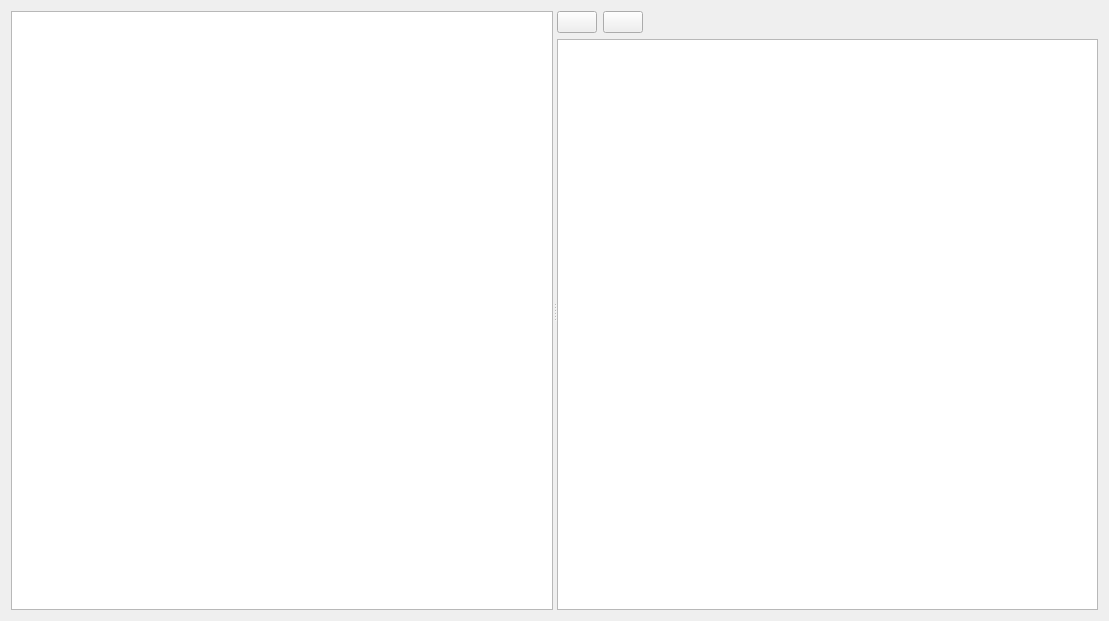
<?xml version="1.0" encoding="UTF-8"?>
<ui version="4.0">
 <class>UiBrowseNode</class>
 <widget class="QWidget" name="UiBrowseNode">
  <property name="geometry">
   <rect>
    <x>0</x>
    <y>0</y>
    <width>1109</width>
    <height>621</height>
   </rect>
  </property>
  <property name="windowTitle">
   <string>Form</string>
  </property>
  <layout class="QVBoxLayout" name="verticalLayout">
   <item>
    <layout class="QHBoxLayout" name="horizontalLayout">
     <item>
      <widget class="QSplitter" name="splitter">
       <property name="orientation">
        <enum>Qt::Orientation::Horizontal</enum>
       </property>
       <widget class="QTreeView" name="treeView_browseNode"/>
       <widget class="QWidget" name="verticalLayoutWidget">
        <layout class="QGridLayout" name="gridLayout">
         <item row="1" column="0" colspan="3">
          <widget class="QTreeView" name="treeView_attributes"/>
         </item>
         <item row="0" column="2">
          <spacer name="horizontalSpacer">
           <property name="orientation">
            <enum>Qt::Orientation::Horizontal</enum>
           </property>
           <property name="sizeHint" stdset="0">
            <size>
             <width>40</width>
             <height>20</height>
            </size>
           </property>
          </spacer>
         </item>
         <item row="0" column="0">
          <widget class="QPushButton" name="pb_update">
           <property name="text">
            <string/>
           </property>
          </widget>
         </item>
         <item row="0" column="1">
          <widget class="QPushButton" name="pb_drag">
           <property name="text">
            <string/>
           </property>
          </widget>
         </item>
        </layout>
       </widget>
      </widget>
     </item>
    </layout>
   </item>
  </layout>
 </widget>
 <resources/>
 <connections/>
</ui>
